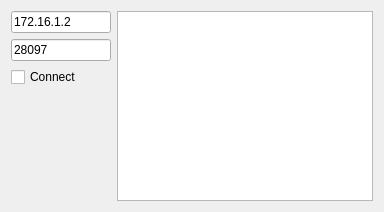
<?xml version="1.0" encoding="UTF-8"?>
<ui version="4.0">
 <class>RefereeBoxClientWidget</class>
 <widget class="QWidget" name="RefereeBoxClientWidget">
  <property name="geometry">
   <rect>
    <x>0</x>
    <y>0</y>
    <width>384</width>
    <height>212</height>
   </rect>
  </property>
  <property name="sizePolicy">
   <sizepolicy hsizetype="Minimum" vsizetype="Preferred">
    <horstretch>0</horstretch>
    <verstretch>0</verstretch>
   </sizepolicy>
  </property>
  <property name="windowTitle">
   <string>RefereeBoxClient</string>
  </property>
  <layout class="QVBoxLayout" name="verticalLayout">
   <item>
    <layout class="QHBoxLayout" name="horizontalLayout" stretch="0,1">
     <item>
      <layout class="QVBoxLayout" name="verticalLayout_2">
       <item>
        <widget class="QLineEdit" name="lnedtIP">
         <property name="sizePolicy">
          <sizepolicy hsizetype="Expanding" vsizetype="Preferred">
           <horstretch>0</horstretch>
           <verstretch>0</verstretch>
          </sizepolicy>
         </property>
         <property name="minimumSize">
          <size>
           <width>100</width>
           <height>0</height>
          </size>
         </property>
         <property name="maximumSize">
          <size>
           <width>100</width>
           <height>30</height>
          </size>
         </property>
         <property name="text">
          <string>172.16.1.2</string>
         </property>
        </widget>
       </item>
       <item>
        <widget class="QLineEdit" name="lnedtPort">
         <property name="sizePolicy">
          <sizepolicy hsizetype="Expanding" vsizetype="Maximum">
           <horstretch>0</horstretch>
           <verstretch>0</verstretch>
          </sizepolicy>
         </property>
         <property name="minimumSize">
          <size>
           <width>100</width>
           <height>0</height>
          </size>
         </property>
         <property name="maximumSize">
          <size>
           <width>100</width>
           <height>30</height>
          </size>
         </property>
         <property name="text">
          <string>28097</string>
         </property>
        </widget>
       </item>
       <item>
        <widget class="QCheckBox" name="chckConnect">
         <property name="sizePolicy">
          <sizepolicy hsizetype="Maximum" vsizetype="Fixed">
           <horstretch>0</horstretch>
           <verstretch>0</verstretch>
          </sizepolicy>
         </property>
         <property name="minimumSize">
          <size>
           <width>100</width>
           <height>0</height>
          </size>
         </property>
         <property name="text">
          <string>Connect</string>
         </property>
        </widget>
       </item>
       <item>
        <spacer name="verticalSpacer">
         <property name="orientation">
          <enum>Qt::Vertical</enum>
         </property>
         <property name="sizeHint" stdset="0">
          <size>
           <width>20</width>
           <height>40</height>
          </size>
         </property>
        </spacer>
       </item>
      </layout>
     </item>
     <item>
      <widget class="QTextBrowser" name="txtRecv">
       <property name="sizePolicy">
        <sizepolicy hsizetype="Expanding" vsizetype="Maximum">
         <horstretch>0</horstretch>
         <verstretch>0</verstretch>
        </sizepolicy>
       </property>
       <property name="minimumSize">
        <size>
         <width>0</width>
         <height>100</height>
        </size>
       </property>
       <property name="maximumSize">
        <size>
         <width>100000</width>
         <height>100000</height>
        </size>
       </property>
      </widget>
     </item>
    </layout>
   </item>
  </layout>
 </widget>
 <resources/>
 <connections/>
</ui>
